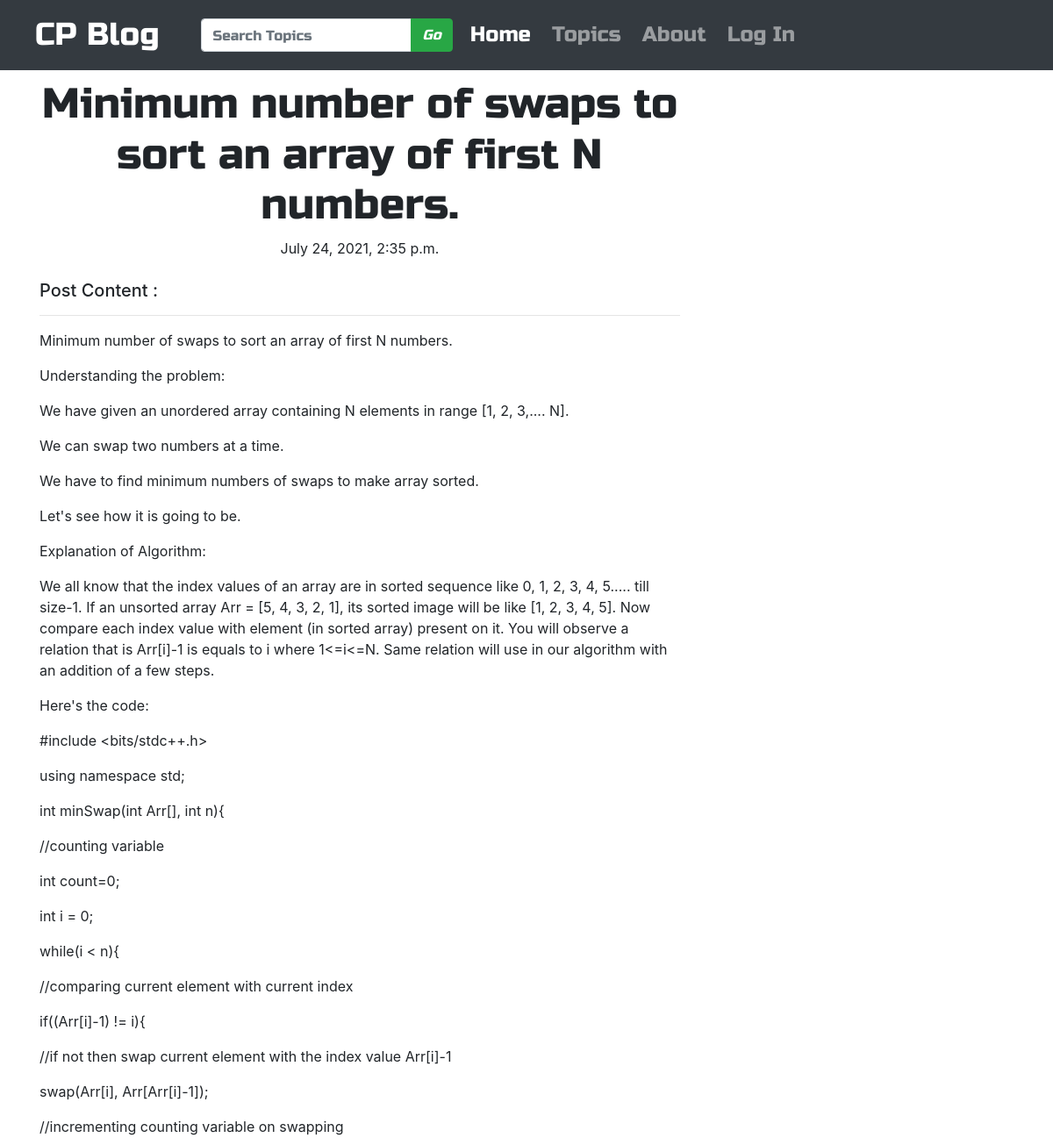
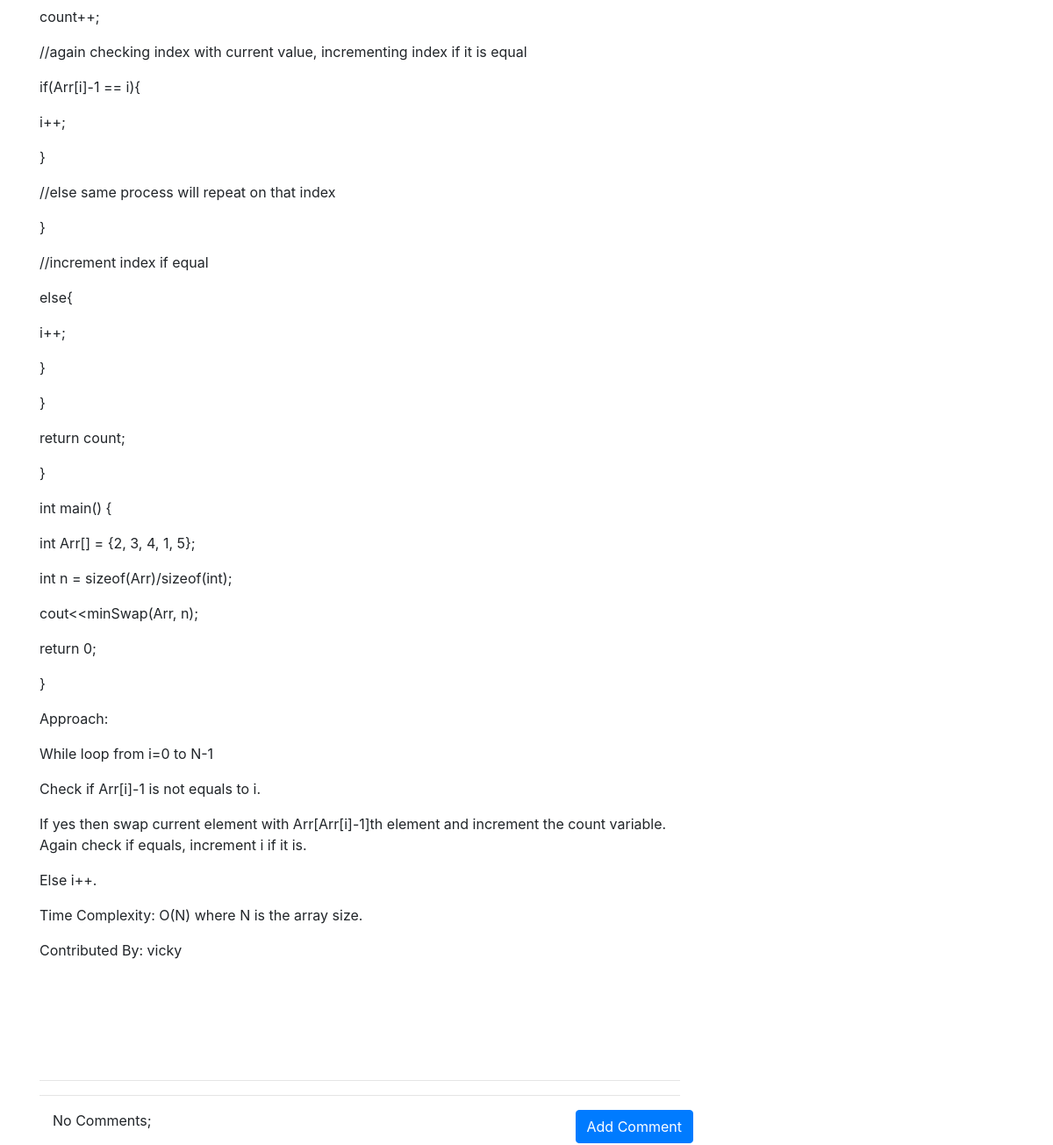
The app's page /post/1/ with its own data (2 pictures, top to bottom).
### blog/models.py (models this page shows, shortened)
class Post(models.Model):
    author = models.ForeignKey('auth.User', on_delete=models.CASCADE)
    title = models.CharField(max_length=200)
    text = models.TextField()
    created_date = models.DateTimeField(default=timezone.now)
    published_date = models.DateTimeField(blank=True, null=True)
    tags = models.CharField(max_length=200, default="CP DSA")

### blog/views.py (the view)
# urls.py: path('post/<pk>/', views.PostDetailView.as_view(), name='post_detail'),
class PostDetailView(DetailView):
    model = Post

### blog/templates/blog/post_detail.html (shortened to what this page needs)
{% extends 'blog/base.html' %}
{% block body_block %}
  <h1 class="posttitle loader">{{post.title}}</h1>
  {% if post.published_date %}
    <div class="date postdate">
      {{post.published_date}}
    </div>
  {% else %}
    <a href="{% url 'post_publish' pk=post.pk %}" class="btn btn-default btn-warning"> Publish </a>
  {% endif %}
  <h5 class="mt-4">Post Content : </h5>
  <p class="postcontent">
    <hr/>{{post.text|safe|linebreaksbr}}
  <hr/>
  </p>
  <hr>
  <a href="{% url 'comment' pk=post.pk %}" class="btn btn-primary btn-comment"> Add Comment </a>
  <div class="container">
    {% for comment in post.comments.all %}
    <br>
    {% if user.is_authenticated or comment.approve_comment %}
    {{ comment.created_date }}
    {% if not comment.approved_comments %}
    <a href="{% url 'comment_remove' pk=comment.pk%}" class="btn btn-default btn-danger"> Remove </a>
    <a href="{% url 'comment_approve' pk=comment.pk%}" class="btn btn-primary"> Approve </a>
    {% endif %}
    <p>{{comment.text|safe|linebreaks}}</p>
    <p>Posted by - {{comment.author}}</p>
    {% endif %}
    {% empty %}
    <p>No Comments;</p>
    {% endfor %}
  </div>
{% endblock %}

### blog/static/css/blog.css (style rules this page uses)
.postdate { text-align: center; }
.posttitle { font-family: 'Russo One', sans-serif; font-size: 3em; text-align: center; }
.postcontent { font-family: 'Montserrat'; font-size: 1.5em; }
.btn-comment { position: absolute; right: 0px; }

### records on screen
Post: title "Minimum number of swaps to sort an array of first N numbers.", published_date "July 24, 2021, 2:35 p.m.", text "Minimum number of swaps to sort an array of first N numbers. Understanding the problem: We have given an unordered array containing N elements in range [1, 2, 3,.... N]. We can swap two numbers at a time. We have to find minimum numbers of swaps to make array sorted. Let's see how it is going to be. Explanation of Algorithm: We all know that the index values of an array are in sorted sequence like 0, 1, 2, 3, 4, 5..... till size-1. If an unsorted array Arr = [5, 4, 3, 2, 1], its sorted image will be like [1, 2, 3, 4, 5]. Now compare each index value with element (in sorted array) present on it. You will observe a relation that is Arr[i]-1 is equals to i where 1<=i<=N. Same relation will use…"
